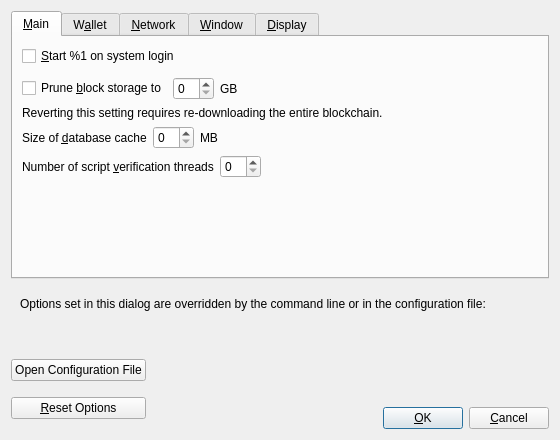
<?xml version="1.0" encoding="UTF-8"?>
<ui version="4.0">
 <class>OptionsDialog</class>
 <widget class="QDialog" name="OptionsDialog">
  <property name="geometry">
   <rect>
    <x>0</x>
    <y>0</y>
    <width>560</width>
    <height>440</height>
   </rect>
  </property>
  <property name="windowTitle">
   <string>Options</string>
  </property>
  <property name="modal">
   <bool>true</bool>
  </property>
  <layout class="QVBoxLayout" name="verticalLayout">
   <item>
    <widget class="QTabWidget" name="tabWidget">
     <property name="currentIndex">
      <number>0</number>
     </property>
     <widget class="QWidget" name="tabMain">
      <attribute name="title">
       <string>&amp;Main</string>
      </attribute>
      <layout class="QVBoxLayout" name="verticalLayout_Main">
       <item>
        <widget class="QCheckBox" name="bitcoinAtStartup">
         <property name="toolTip">
          <string>Automatically start %1 after logging in to the system.</string>
         </property>
         <property name="text">
          <string>&amp;Start %1 on system login</string>
         </property>
        </widget>
       </item>
       <item>
        <spacer name="horizontalSpacer_0_Main">
         <property name="orientation">
          <enum>Qt::Horizontal</enum>
         </property>
         <property name="sizeHint" stdset="0">
          <size>
           <width>40</width>
           <height>5</height>
          </size>
         </property>
        </spacer>
       </item>
       <item>
       <layout class="QHBoxLayout" name="horizontalLayout_Main_Prune">
        <item>
         <widget class="QCheckBox" name="prune">
          <property name="toolTip">
           <string>Disables some advanced features but all blocks will still be fully validated. Reverting this setting requires re-downloading the entire blockchain. Actual disk usage may be somewhat higher.</string>
          </property>
          <property name="text">
           <string>Prune &amp;block storage to</string>
          </property>
         </widget>
        </item>
        <item>
         <widget class="QSpinBox" name="pruneSize"/>
        </item>
         <item>
          <widget class="QLabel" name="pruneSizeUnitLabel">
           <property name="text">
            <string>GB</string>
           </property>
           <property name="textFormat">
            <enum>Qt::PlainText</enum>
           </property>
          </widget>
         </item>
         <item>
          <spacer name="horizontalSpacer_Main_Prune">
           <property name="orientation">
            <enum>Qt::Horizontal</enum>
           </property>
           <property name="sizeHint" stdset="0">
            <size>
             <width>40</width>
             <height>20</height>
            </size>
           </property>
          </spacer>
         </item>
        </layout>
       </item>
       <item>
        <widget class="QLabel" name="pruneWarning">
         <property name="text">
          <string>Reverting this setting requires re-downloading the entire blockchain.</string>
         </property>
         <property name="textFormat">
          <enum>Qt::PlainText</enum>
         </property>
        </widget>
       </item>
       <item>
        <layout class="QHBoxLayout" name="horizontalLayout_2_Main">
         <item>
          <widget class="QLabel" name="databaseCacheLabel">
           <property name="text">
            <string>Size of &amp;database cache</string>
           </property>
           <property name="textFormat">
            <enum>Qt::PlainText</enum>
           </property>
           <property name="buddy">
            <cstring>databaseCache</cstring>
           </property>
          </widget>
         </item>
         <item>
          <widget class="QSpinBox" name="databaseCache"/>
         </item>
         <item>
          <widget class="QLabel" name="databaseCacheUnitLabel">
           <property name="text">
            <string>MB</string>
           </property>
           <property name="textFormat">
            <enum>Qt::PlainText</enum>
           </property>
          </widget>
         </item>
         <item>
          <spacer name="horizontalSpacer_2_Main">
           <property name="orientation">
            <enum>Qt::Horizontal</enum>
           </property>
           <property name="sizeHint" stdset="0">
            <size>
             <width>40</width>
             <height>20</height>
            </size>
           </property>
          </spacer>
         </item>
        </layout>
       </item>
       <item>
        <layout class="QHBoxLayout" name="horizontalLayout_Main_VerifyLabel">
         <item>
          <widget class="QLabel" name="threadsScriptVerifLabel">
           <property name="text">
            <string>Number of script &amp;verification threads</string>
           </property>
           <property name="textFormat">
            <enum>Qt::PlainText</enum>
           </property>
           <property name="buddy">
            <cstring>threadsScriptVerif</cstring>
           </property>
          </widget>
         </item>
         <item>
          <widget class="QSpinBox" name="threadsScriptVerif">
           <property name="toolTip">
            <string>(0 = auto, &lt;0 = leave that many cores free)</string>
           </property>
          </widget>
         </item>
         <item>
          <spacer name="horizontalSpacer_Main_Threads">
           <property name="orientation">
            <enum>Qt::Horizontal</enum>
           </property>
           <property name="sizeHint" stdset="0">
            <size>
             <width>40</width>
             <height>20</height>
            </size>
           </property>
          </spacer>
         </item>
        </layout>
       </item>
       <item>
        <spacer name="verticalSpacer_Main">
         <property name="orientation">
          <enum>Qt::Vertical</enum>
         </property>
         <property name="sizeHint" stdset="0">
          <size>
           <width>20</width>
           <height>40</height>
          </size>
         </property>
        </spacer>
       </item>
      </layout>
     </widget>
     <widget class="QWidget" name="tabWallet">
      <attribute name="title">
       <string>W&amp;allet</string>
      </attribute>
      <layout class="QVBoxLayout" name="verticalLayout_Wallet">
       <item>
        <widget class="QGroupBox" name="groupBox">
         <property name="title">
          <string>Expert</string>
         </property>
         <layout class="QVBoxLayout" name="verticalLayout_2">
          <item>
           <widget class="QCheckBox" name="coinControlFeatures">
            <property name="toolTip">
             <string>Whether to show coin control features or not.</string>
            </property>
            <property name="text">
             <string>Enable coin &amp;control features</string>
            </property>
           </widget>
          </item>
          <!-- Dash -->
          <item>
           <widget class="QCheckBox" name="showMasternodesTab">
            <property name="toolTip">
             <string>Show additional tab listing all your masternodes in first sub-tab&lt;br/&gt;and all masternodes on the network in second sub-tab.</string>
            </property>
            <property name="text">
             <string>Show Masternodes Tab</string>
            </property>
           </widget>
          </item>
          <!--      -->
          <item>
           <widget class="QCheckBox" name="spendZeroConfChange">
            <property name="toolTip">
             <string>If you disable the spending of unconfirmed change, the change from a transaction cannot be used until that transaction has at least one confirmation. This also affects how your balance is computed.</string>
            </property>
            <property name="text">
             <string>&amp;Spend unconfirmed change</string>
            </property>
           </widget>
          </item>
         </layout>
        </widget>
       </item>
       <item>
        <spacer name="verticalSpacer_Wallet">
         <property name="orientation">
          <enum>Qt::Vertical</enum>
         </property>
         <property name="sizeHint" stdset="0">
          <size>
           <width>20</width>
           <height>40</height>
          </size>
         </property>
        </spacer>
       </item>
      </layout>
     </widget>
     <widget class="QWidget" name="tabNetwork">
      <attribute name="title">
       <string>&amp;Network</string>
      </attribute>
      <layout class="QVBoxLayout" name="verticalLayout_Network">
       <item>
        <widget class="QCheckBox" name="mapPortUpnp">
         <property name="toolTip">
          <string>Automatically open the FxTCoin client port on the router. This only works when your router supports UPnP and it is enabled.</string>
         </property>
         <property name="text">
          <string>Map port using &amp;UPnP</string>
         </property>
        </widget>
       </item>
       <item>
        <widget class="QCheckBox" name="allowIncoming">
         <property name="toolTip">
          <string>Accept connections from outside.</string>
         </property>
         <property name="text">
          <string>Allow incomin&amp;g connections</string>
         </property>
        </widget>
       </item>
       <item>
        <widget class="QCheckBox" name="connectSocks">
         <property name="toolTip">
          <string>Connect to the FxTCoin network through a SOCKS5 proxy.</string>
         </property>
         <property name="text">
          <string>&amp;Connect through SOCKS5 proxy (default proxy):</string>
         </property>
        </widget>
       </item>
       <item>
        <layout class="QHBoxLayout" name="horizontalLayout_1_Network">
         <item>
          <widget class="QLabel" name="proxyIpLabel">
           <property name="text">
            <string>Proxy &amp;IP:</string>
           </property>
           <property name="textFormat">
            <enum>Qt::PlainText</enum>
           </property>
           <property name="buddy">
            <cstring>proxyIp</cstring>
           </property>
          </widget>
         </item>
         <item>
          <widget class="QValidatedLineEdit" name="proxyIp">
           <property name="minimumSize">
            <size>
             <width>140</width>
             <height>0</height>
            </size>
           </property>
           <property name="maximumSize">
            <size>
             <width>140</width>
             <height>16777215</height>
            </size>
           </property>
           <property name="toolTip">
            <string>IP address of the proxy (e.g. IPv4: 127.0.0.1 / IPv6: ::1)</string>
           </property>
          </widget>
         </item>
         <item>
          <widget class="QLabel" name="proxyPortLabel">
           <property name="text">
            <string>&amp;Port:</string>
           </property>
           <property name="textFormat">
            <enum>Qt::PlainText</enum>
           </property>
           <property name="buddy">
            <cstring>proxyPort</cstring>
           </property>
          </widget>
         </item>
         <item>
          <widget class="QLineEdit" name="proxyPort">
           <property name="minimumSize">
            <size>
             <width>55</width>
             <height>0</height>
            </size>
           </property>
           <property name="maximumSize">
            <size>
             <width>55</width>
             <height>16777215</height>
            </size>
           </property>
           <property name="toolTip">
            <string>Port of the proxy (e.g. 9050)</string>
           </property>
          </widget>
         </item>
         <item>
          <spacer name="horizontalSpacer_1_Network">
           <property name="orientation">
            <enum>Qt::Horizontal</enum>
           </property>
           <property name="sizeHint" stdset="0">
            <size>
             <width>40</width>
             <height>20</height>
            </size>
           </property>
          </spacer>
         </item>
        </layout>
       </item>
       <item>
        <layout class="QHBoxLayout" name="horizontalLayout_2_Network">
         <item>
          <widget class="QLabel" name="proxyActiveNets">
           <property name="text">
            <string>Used for reaching peers via:</string>
           </property>
           <property name="textFormat">
            <enum>Qt::PlainText</enum>
           </property>
          </widget>
         </item>
         <item>
          <widget class="QCheckBox" name="proxyReachIPv4">
           <property name="enabled">
            <bool>false</bool>
           </property>
           <property name="toolTip">
            <string>Shows if the supplied default SOCKS5 proxy is used to reach peers via this network type.</string>
           </property>
           <property name="text">
            <string/>
           </property>
          </widget>
         </item>
         <item>
          <widget class="QLabel" name="proxyReachIPv4Label">
           <property name="text">
            <string>IPv4</string>
           </property>
           <property name="textFormat">
            <enum>Qt::PlainText</enum>
           </property>
          </widget>
         </item>
         <item>
          <widget class="QCheckBox" name="proxyReachIPv6">
           <property name="enabled">
            <bool>false</bool>
           </property>
           <property name="toolTip">
            <string>Shows if the supplied default SOCKS5 proxy is used to reach peers via this network type.</string>
           </property>
           <property name="text">
            <string/>
           </property>
          </widget>
         </item>
         <item>
          <widget class="QLabel" name="proxyReachIPv6Label">
           <property name="text">
            <string>IPv6</string>
           </property>
           <property name="textFormat">
            <enum>Qt::PlainText</enum>
           </property>
          </widget>
         </item>
         <item>
          <widget class="QCheckBox" name="proxyReachTor">
           <property name="enabled">
            <bool>false</bool>
           </property>
           <property name="toolTip">
            <string>Shows if the supplied default SOCKS5 proxy is used to reach peers via this network type.</string>
           </property>
           <property name="text">
            <string/>
           </property>
          </widget>
         </item>
         <item>
          <widget class="QLabel" name="proxyReachTorLabel">
           <property name="text">
            <string>Tor</string>
           </property>
           <property name="textFormat">
            <enum>Qt::PlainText</enum>
           </property>
          </widget>
         </item>
         <item>
          <spacer name="horizontalSpacer_2_Network">
           <property name="orientation">
            <enum>Qt::Horizontal</enum>
           </property>
           <property name="sizeHint" stdset="0">
            <size>
             <width>40</width>
             <height>20</height>
            </size>
           </property>
          </spacer>
         </item>
        </layout>
       </item>
       <item>
        <widget class="QCheckBox" name="connectSocksTor">
         <property name="toolTip">
          <string>Connect to the FxTCoin network through a separate SOCKS5 proxy for Tor hidden services.</string>
         </property>
         <property name="text">
          <string>Use separate SOCKS&amp;5 proxy to reach peers via Tor hidden services:</string>
         </property>
        </widget>
       </item>
       <item>
        <layout class="QHBoxLayout" name="horizontalLayout_3_Network">
         <item>
          <widget class="QLabel" name="proxyIpTorLabel">
           <property name="text">
            <string>Proxy &amp;IP:</string>
           </property>
           <property name="textFormat">
            <enum>Qt::PlainText</enum>
           </property>
           <property name="buddy">
            <cstring>proxyIpTor</cstring>
           </property>
          </widget>
         </item>
         <item>
          <widget class="QValidatedLineEdit" name="proxyIpTor">
           <property name="minimumSize">
            <size>
             <width>140</width>
             <height>0</height>
            </size>
           </property>
           <property name="maximumSize">
            <size>
             <width>140</width>
             <height>16777215</height>
            </size>
           </property>
           <property name="toolTip">
            <string>IP address of the proxy (e.g. IPv4: 127.0.0.1 / IPv6: ::1)</string>
           </property>
          </widget>
         </item>
         <item>
          <widget class="QLabel" name="proxyPortTorLabel">
           <property name="text">
            <string>&amp;Port:</string>
           </property>
           <property name="textFormat">
            <enum>Qt::PlainText</enum>
           </property>
           <property name="buddy">
            <cstring>proxyPortTor</cstring>
           </property>
          </widget>
         </item>
         <item>
          <widget class="QLineEdit" name="proxyPortTor">
           <property name="minimumSize">
            <size>
             <width>55</width>
             <height>0</height>
            </size>
           </property>
           <property name="maximumSize">
            <size>
             <width>55</width>
             <height>16777215</height>
            </size>
           </property>
           <property name="toolTip">
            <string>Port of the proxy (e.g. 9050)</string>
           </property>
          </widget>
         </item>
         <item>
          <spacer name="horizontalSpacer_4_Network">
           <property name="orientation">
            <enum>Qt::Horizontal</enum>
           </property>
           <property name="sizeHint" stdset="0">
            <size>
             <width>40</width>
             <height>20</height>
            </size>
           </property>
          </spacer>
         </item>
        </layout>
       </item>
       <item>
        <spacer name="verticalSpacer_Network">
         <property name="orientation">
          <enum>Qt::Vertical</enum>
         </property>
         <property name="sizeHint" stdset="0">
          <size>
           <width>20</width>
           <height>40</height>
          </size>
         </property>
        </spacer>
       </item>
      </layout>
     </widget>
     <widget class="QWidget" name="tabWindow">
      <attribute name="title">
       <string>&amp;Window</string>
      </attribute>
      <layout class="QVBoxLayout" name="verticalLayout_Window">
       <item>
        <widget class="QCheckBox" name="hideTrayIcon">
         <property name="toolTip">
          <string>Hide the icon from the system tray.</string>
         </property>
         <property name="text">
          <string>&amp;Hide tray icon</string>
         </property>
        </widget>
       </item>
       <item>
        <widget class="QCheckBox" name="minimizeToTray">
         <property name="toolTip">
          <string>Show only a tray icon after minimizing the window.</string>
         </property>
         <property name="text">
          <string>&amp;Minimize to the tray instead of the taskbar</string>
         </property>
        </widget>
       </item>
       <item>
        <widget class="QCheckBox" name="minimizeOnClose">
         <property name="toolTip">
          <string>Minimize instead of exit the application when the window is closed. When this option is enabled, the application will be closed only after selecting Exit in the menu.</string>
         </property>
         <property name="text">
          <string>M&amp;inimize on close</string>
         </property>
        </widget>
       </item>
       <item>
        <spacer name="verticalSpacer_Window">
         <property name="orientation">
          <enum>Qt::Vertical</enum>
         </property>
         <property name="sizeHint" stdset="0">
          <size>
           <width>20</width>
           <height>40</height>
          </size>
         </property>
        </spacer>
       </item>
      </layout>
     </widget>
     <widget class="QWidget" name="tabDisplay">
      <attribute name="title">
       <string>&amp;Display</string>
      </attribute>
      <layout class="QVBoxLayout" name="verticalLayout_Display">
       <item>
        <layout class="QHBoxLayout" name="horizontalLayout_1_Display">
         <item>
          <widget class="QLabel" name="langLabel">
           <property name="text">
            <string>User Interface &amp;language:</string>
           </property>
           <property name="textFormat">
            <enum>Qt::PlainText</enum>
           </property>
           <property name="buddy">
            <cstring>lang</cstring>
           </property>
          </widget>
         </item>
         <item>
          <widget class="QValueComboBox" name="lang">
           <property name="toolTip">
            <string>The user interface language can be set here. This setting will take effect after restarting %1.</string>
           </property>
          </widget>
         </item>
        </layout>
       </item>
       <item>
        <layout class="QHBoxLayout" name="horizontalLayout_2_Display">
         <item>
          <widget class="QLabel" name="unitLabel">
           <property name="text">
            <string>&amp;Unit to show amounts in:</string>
           </property>
           <property name="textFormat">
            <enum>Qt::PlainText</enum>
           </property>
           <property name="buddy">
            <cstring>unit</cstring>
           </property>
          </widget>
         </item>
         <item>
          <widget class="QValueComboBox" name="unit">
           <property name="toolTip">
            <string>Choose the default subdivision unit to show in the interface and when sending coins.</string>
           </property>
          </widget>
         </item>
        </layout>
       </item>
       <item>
        <layout class="QHBoxLayout" name="horizontalLayout_3_Display">
         <item>
          <widget class="QLabel" name="thirdPartyTxUrlsLabel">
           <property name="toolTip">
            <string>Third party URLs (e.g. a block explorer) that appear in the transactions tab as context menu items. %s in the URL is replaced by transaction hash. Multiple URLs are separated by vertical bar |.</string>
           </property>
           <property name="text">
            <string>&amp;Third party transaction URLs</string>
           </property>
           <property name="buddy">
            <cstring>thirdPartyTxUrls</cstring>
           </property>
          </widget>
         </item>
         <item>
          <widget class="QLineEdit" name="thirdPartyTxUrls">
           <property name="toolTip">
            <string>Third party URLs (e.g. a block explorer) that appear in the transactions tab as context menu items. %s in the URL is replaced by transaction hash. Multiple URLs are separated by vertical bar |.</string>
           </property>
          </widget>
         </item>
        </layout>
       </item>
       <item>
        <spacer name="verticalSpacer_Display">
         <property name="orientation">
          <enum>Qt::Vertical</enum>
         </property>
         <property name="sizeHint" stdset="0">
          <size>
           <width>20</width>
           <height>40</height>
          </size>
         </property>
        </spacer>
       </item>
      </layout>
     </widget>
    </widget>
   </item>
   <item>
    <widget class="QFrame" name="frame">
     <layout class="QVBoxLayout" name="verticalLayout_Bottom">
      <item>
       <layout class="QHBoxLayout" name="horizontalLayout_Bottom">
        <item>
         <widget class="QLabel" name="overriddenByCommandLineInfoLabel">
          <property name="text">
           <string>Options set in this dialog are overridden by the command line or in the configuration file:</string>
          </property>
          <property name="textFormat">
           <enum>Qt::PlainText</enum>
          </property>
         </widget>
        </item>
        <item>
         <spacer name="horizontalSpacer_Bottom">
          <property name="orientation">
           <enum>Qt::Horizontal</enum>
          </property>
          <property name="sizeHint" stdset="0">
           <size>
            <width>40</width>
            <height>20</height>
           </size>
          </property>
         </spacer>
        </item>
       </layout>
      </item>
      <item>
       <widget class="QLabel" name="overriddenByCommandLineLabel">
        <property name="text">
         <string/>
        </property>
        <property name="textFormat">
         <enum>Qt::PlainText</enum>
        </property>
        <property name="wordWrap">
         <bool>true</bool>
        </property>
       </widget>
      </item>
     </layout>
    </widget>
   </item>
   <item>
    <layout class="QHBoxLayout" name="horizontalLayout_Buttons">
     <item>
      <layout class="QVBoxLayout" name="verticalLayout_Buttons">
       <item>
        <widget class="QPushButton" name="openBitcoinConfButton">
         <property name="toolTip">
          <string>Open the %1 configuration file from the working directory.</string>
         </property>
         <property name="text">
          <string>Open Configuration File</string>
         </property>
         <property name="autoDefault">
          <bool>false</bool>
         </property>
        </widget>
       </item>
       <item>
        <widget class="QPushButton" name="resetButton">
         <property name="toolTip">
          <string>Reset all client options to default.</string>
         </property>
         <property name="text">
          <string>&amp;Reset Options</string>
         </property>
         <property name="autoDefault">
          <bool>false</bool>
         </property>
        </widget>
       </item>
      </layout>
     </item>
     <item>
      <spacer name="horizontalSpacer_1">
       <property name="orientation">
        <enum>Qt::Horizontal</enum>
       </property>
       <property name="sizeHint" stdset="0">
        <size>
         <width>40</width>
         <height>48</height>
        </size>
       </property>
      </spacer>
     </item>
     <item>
      <widget class="QLabel" name="statusLabel">
       <property name="minimumSize">
        <size>
         <width>200</width>
         <height>0</height>
        </size>
       </property>
       <property name="font">
        <font>
         <weight>75</weight>
         <bold>true</bold>
        </font>
       </property>
       <property name="text">
        <string/>
       </property>
       <property name="textFormat">
        <enum>Qt::PlainText</enum>
       </property>
       <property name="wordWrap">
        <bool>true</bool>
       </property>
      </widget>
     </item>
     <item>
      <spacer name="horizontalSpacer_2">
       <property name="orientation">
        <enum>Qt::Horizontal</enum>
       </property>
       <property name="sizeHint" stdset="0">
        <size>
         <width>40</width>
         <height>48</height>
        </size>
       </property>
      </spacer>
     </item>
     <item>
      <layout class="QVBoxLayout" name="verticalLayout_4">
       <item>
        <spacer name="verticalSpacer">
         <property name="orientation">
          <enum>Qt::Vertical</enum>
         </property>
         <property name="sizeHint" stdset="0">
          <size>
           <width>20</width>
           <height>40</height>
          </size>
         </property>
        </spacer>
       </item>
       <item>
        <layout class="QHBoxLayout" name="horizontalLayout">
         <item>
          <widget class="QPushButton" name="okButton">
           <property name="text">
            <string>&amp;OK</string>
           </property>
           <property name="autoDefault">
            <bool>false</bool>
           </property>
           <property name="default">
            <bool>true</bool>
           </property>
          </widget>
         </item>
         <item>
          <widget class="QPushButton" name="cancelButton">
           <property name="text">
            <string>&amp;Cancel</string>
           </property>
           <property name="autoDefault">
            <bool>false</bool>
           </property>
          </widget>
         </item>
        </layout>
       </item>
      </layout>
     </item>
    </layout>
   </item>
  </layout>
 </widget>
 <customwidgets>
  <customwidget>
   <class>QValidatedLineEdit</class>
   <extends>QLineEdit</extends>
   <header>qt/qvalidatedlineedit.h</header>
  </customwidget>
  <customwidget>
   <class>QValueComboBox</class>
   <extends>QComboBox</extends>
   <header>qt/qvaluecombobox.h</header>
  </customwidget>
 </customwidgets>
 <resources/>
 <connections/>
</ui>
